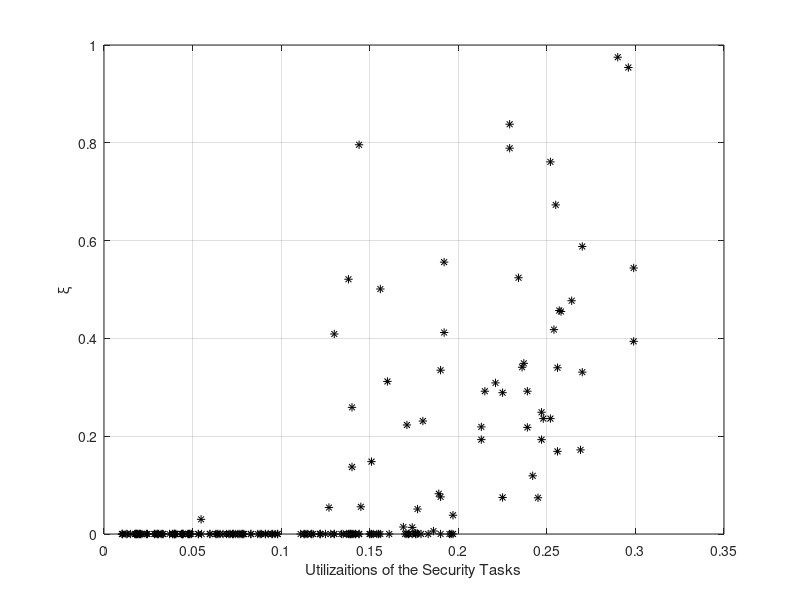
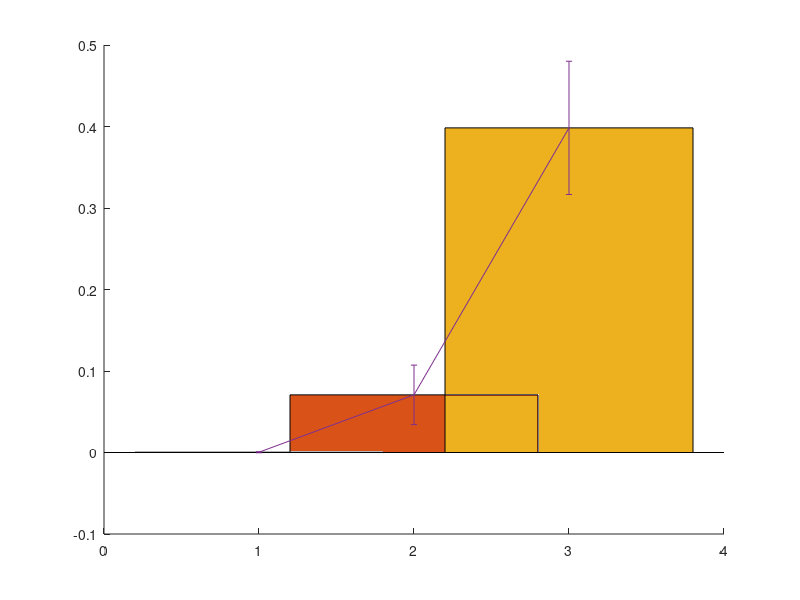

These charts were generated, in order, by the following MATLAB code:
saveDistUtil = dlmread('EDistDataTC_saveDistUtil.csv');
saveDist = dlmread('EDistDataTC_saveDist.csv');

saveDistUtil 

figure(1);
hold on;
grid on;
box on;

[r,c] = size(saveDistUtil);
for i=1:r
  scatter( saveDistUtil(i), saveDist(i) ,...
     'MarkerEdgeColor',[0 0 0],'Marker','*');  
end



ylim(gca,[0.00 1.00]);

% Create xlabel
xlabel('Utilizaitions of the Security Tasks', 'FontSize',11);

% Create ylabel
%ylabel('Normalized Euclidean Distance', 'FontSize',11);
ylabel('\xi', 'FontSize',11);

%[0.01, 0.10]','[0.11, 0.20]','[0.21, 0.30]', '[0.31, 0.40]'


k = 1;
l =1;
m = 1;
for i=1:length(saveDistUtil)
    
    if saveDistUtil(i) >= 0.01 && saveDistUtil(i) <= 0.10
        ug1(k) = saveDist(i);
        k = k+1;
    elseif saveDistUtil(i) >= 0.11 && saveDistUtil(i) <= 0.20
        ug2(l) = saveDist(i);
        l = l+1;
    elseif saveDistUtil(i) >= 0.21 && saveDistUtil(i) <= 0.30
        ug3(m) = saveDist(i);
        m = m+1;
    end
    
    
end

ug1

%boxplot(ug3)
figure(3)

%boxplot([ug1,ug2, ug3],'Notch','on','Labels',{'ug 1','ug 2', 'ig 3'})
hold on;
%boxplot([ug1],'Notch','on','Labels',{'ug 1'})
%boxplot([ug2], 'positions', 5, 'Labels',{'ug 2'})
%boxplot([ug3], 'positions', 5, 'Labels',{'ug 3'})

bar(1, mean(ug1));
bar(2, mean(ug2));
bar(3, mean(ug3));
xx = [mean(ug1), mean(ug2), mean(ug3)];
ss = [std(ug1), std(ug2), std(ug3)];

 % standard error of the mean
sem = [std(ug1)/sqrt(length(ug1)), std(ug2)/sqrt(length(ug2)), std(ug3)/sqrt(length(ug3))];
sem = sem .* 1.96; % 95% confidence interval

%errorbar((1:length(xx)), xx, ss); 
errorbar((1:length(xx)), xx, sem); 


disp('Done everything');


